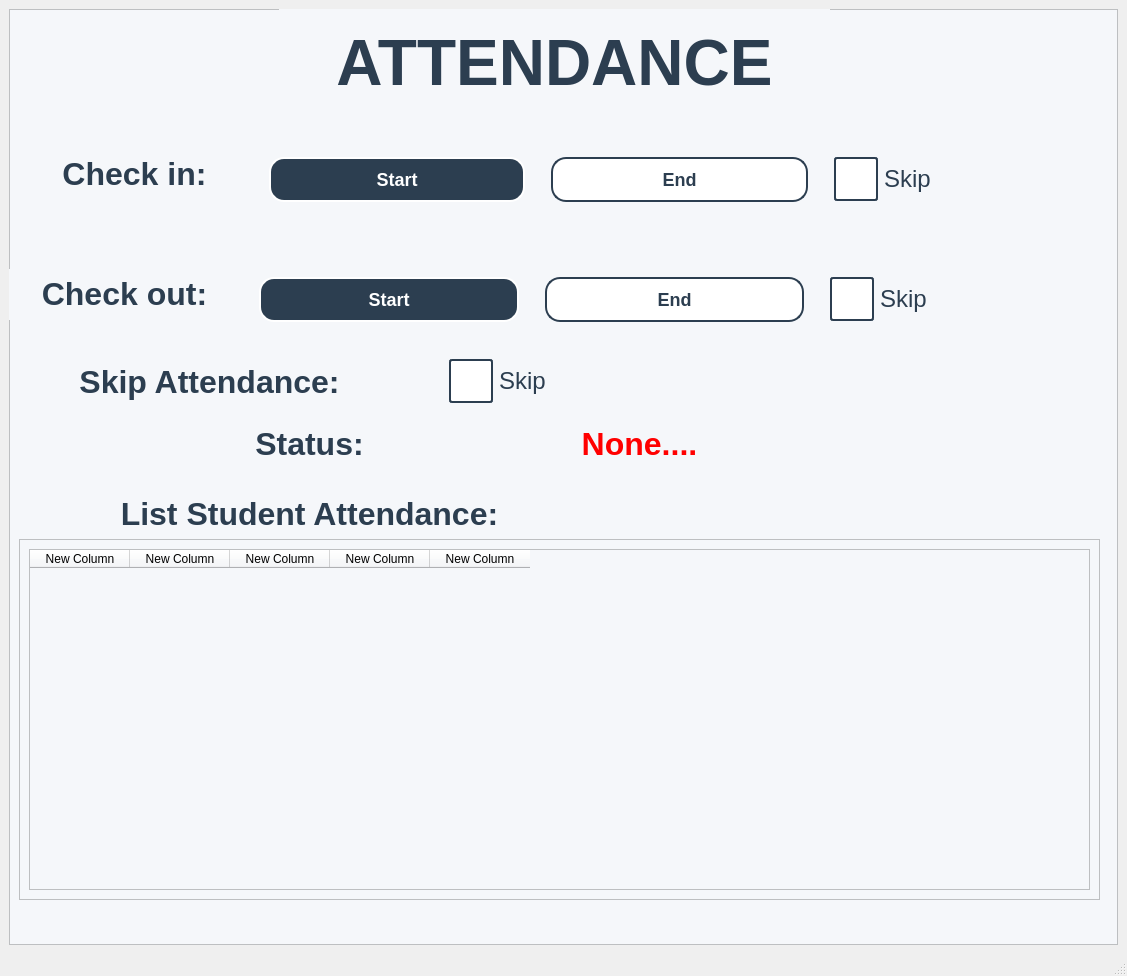
<?xml version="1.0" encoding="UTF-8"?>
<ui version="4.0">
 <class>MainWindow</class>
 <widget class="QMainWindow" name="MainWindow">
  <property name="geometry">
   <rect>
    <x>0</x>
    <y>0</y>
    <width>1127</width>
    <height>976</height>
   </rect>
  </property>
  <property name="windowTitle">
   <string>MainWindow</string>
  </property>
  <widget class="QWidget" name="centralwidget">
   <layout class="QVBoxLayout" name="verticalLayout">
    <item>
     <widget class="QFrame" name="frame">
      <property name="styleSheet">
       <string notr="true">background-color:#F5F7FA;
</string>
      </property>
      <property name="frameShape">
       <enum>QFrame::StyledPanel</enum>
      </property>
      <property name="frameShadow">
       <enum>QFrame::Raised</enum>
      </property>
      <widget class="QLabel" name="label">
       <property name="geometry">
        <rect>
         <x>270</x>
         <y>0</y>
         <width>551</width>
         <height>111</height>
        </rect>
       </property>
       <property name="styleSheet">
        <string notr="true">color: 2C3E50 ;
border: none;</string>
       </property>
       <property name="text">
        <string>&lt;html&gt;&lt;head/&gt;&lt;body&gt;&lt;p align=&quot;center&quot;&gt;&lt;span style=&quot; font-size:48pt; font-weight:600; color:#2c3e50;&quot;&gt;ATTENDANCE&lt;/span&gt;&lt;/p&gt;&lt;/body&gt;&lt;/html&gt;</string>
       </property>
      </widget>
      <widget class="QWidget" name="widget" native="true">
       <property name="geometry">
        <rect>
         <x>250</x>
         <y>110</y>
         <width>841</width>
         <height>121</height>
        </rect>
       </property>
       <property name="styleSheet">
        <string notr="true">border:none;
margin: 10px;</string>
       </property>
       <layout class="QHBoxLayout" name="horizontalLayout">
        <item>
         <widget class="QPushButton" name="btnStartCheckin">
          <property name="styleSheet">
           <string notr="true">background-color:#2C3E50;
    color: white;
    border: 1.5px solid white;
    border-radius: 15px;
    font-size: 18px;
    font-weight: bold;
    padding: 10px 20px;</string>
          </property>
          <property name="text">
           <string>Start</string>
          </property>
         </widget>
        </item>
        <item>
         <widget class="QPushButton" name="btnEndCheckin">
          <property name="styleSheet">
           <string notr="true">background-color: white;
    color: #2C3E50;
    border: 1.5px solid #2C3E50;
    border-radius: 15px;
    font-size: 18px;
    font-weight: bold;
    padding: 10px 20px;</string>
          </property>
          <property name="text">
           <string>End</string>
          </property>
         </widget>
        </item>
        <item>
         <widget class="QCheckBox" name="Skipcheckin">
          <property name="styleSheet">
           <string notr="true">QCheckBox {
    color: #2C3E50;
    font-size: 24px;
}

QCheckBox::indicator {
    width: 40px;
    height: 40px;
    border: 2px solid #2C3E50;
    border-radius: 3px;
    background-color: white;
}

QCheckBox::indicator:checked {
    background-color: #2C3E50;
}
</string>
          </property>
          <property name="text">
           <string>Skip</string>
          </property>
         </widget>
        </item>
       </layout>
      </widget>
      <widget class="QWidget" name="widget_2" native="true">
       <property name="geometry">
        <rect>
         <x>240</x>
         <y>230</y>
         <width>851</width>
         <height>121</height>
        </rect>
       </property>
       <property name="styleSheet">
        <string notr="true">border:none;
margin: 10px;</string>
       </property>
       <layout class="QHBoxLayout" name="horizontalLayout_2">
        <item>
         <widget class="QPushButton" name="btnStartCheckout">
          <property name="styleSheet">
           <string notr="true">background-color:#2C3E50;
    color: white;
    border: 1.5px solid white;
    border-radius: 15px;
    font-size: 18px;
    font-weight: bold;
    padding: 10px 20px;</string>
          </property>
          <property name="text">
           <string>Start</string>
          </property>
         </widget>
        </item>
        <item>
         <widget class="QPushButton" name="btnEndCheckout">
          <property name="styleSheet">
           <string notr="true">background-color: white;
    color: #2C3E50;
    border: 1.5px solid #2C3E50;
    border-radius: 15px;
    font-size: 18px;
    font-weight: bold;
    padding: 10px 20px;</string>
          </property>
          <property name="text">
           <string>End</string>
          </property>
         </widget>
        </item>
        <item>
         <widget class="QCheckBox" name="Skipcheckout">
          <property name="styleSheet">
           <string notr="true">QCheckBox {
    color: #2C3E50;
    font-size: 24px;
}

QCheckBox::indicator {
    width: 40px;
    height: 40px;
    border: 2px solid #2C3E50;
    border-radius: 3px;
    background-color: white;
}

QCheckBox::indicator:checked {
    background-color: #2C3E50;
}
</string>
          </property>
          <property name="text">
           <string>Skip</string>
          </property>
         </widget>
        </item>
       </layout>
      </widget>
      <widget class="QCheckBox" name="Skipall">
       <property name="geometry">
        <rect>
         <x>440</x>
         <y>350</y>
         <width>430</width>
         <height>44</height>
        </rect>
       </property>
       <property name="styleSheet">
        <string notr="true">QCheckBox {
    color: #2C3E50;
    font-size: 24px;
}

QCheckBox::indicator {
    width: 40px;
    height: 40px;
    border: 2px solid #2C3E50;
    border-radius: 3px;
    background-color: white;
}

QCheckBox::indicator:checked {
    background-color: #2C3E50;
}
</string>
       </property>
       <property name="text">
        <string>Skip</string>
       </property>
      </widget>
      <widget class="QLabel" name="label_2">
       <property name="geometry">
        <rect>
         <x>10</x>
         <y>140</y>
         <width>231</width>
         <height>51</height>
        </rect>
       </property>
       <property name="styleSheet">
        <string notr="true">color: 2C3E50 ;
border: none;</string>
       </property>
       <property name="text">
        <string>&lt;html&gt;&lt;head/&gt;&lt;body&gt;&lt;p align=&quot;center&quot;&gt;&lt;span style=&quot; font-size:24pt; font-weight:600; color:#2c3e50;&quot;&gt;Check in:&lt;/span&gt;&lt;/p&gt;&lt;/body&gt;&lt;/html&gt;</string>
       </property>
      </widget>
      <widget class="QLabel" name="label_3">
       <property name="geometry">
        <rect>
         <x>0</x>
         <y>260</y>
         <width>231</width>
         <height>51</height>
        </rect>
       </property>
       <property name="styleSheet">
        <string notr="true">color: 2C3E50 ;
border: none;</string>
       </property>
       <property name="text">
        <string>&lt;html&gt;&lt;head/&gt;&lt;body&gt;&lt;p align=&quot;center&quot;&gt;&lt;span style=&quot; font-size:24pt; font-weight:600; color:#2c3e50;&quot;&gt;Check out:&lt;/span&gt;&lt;/p&gt;&lt;/body&gt;&lt;/html&gt;</string>
       </property>
      </widget>
      <widget class="QLabel" name="label_4">
       <property name="geometry">
        <rect>
         <x>20</x>
         <y>350</y>
         <width>361</width>
         <height>48</height>
        </rect>
       </property>
       <property name="styleSheet">
        <string notr="true">color: 2C3E50 ;
border: none;</string>
       </property>
       <property name="text">
        <string>&lt;html&gt;&lt;head/&gt;&lt;body&gt;&lt;p align=&quot;center&quot;&gt;&lt;span style=&quot; font-size:24pt; font-weight:600; color:#2c3e50;&quot;&gt;Skip Attendance:&lt;/span&gt;&lt;/p&gt;&lt;/body&gt;&lt;/html&gt;</string>
       </property>
      </widget>
      <widget class="QLabel" name="label_5">
       <property name="geometry">
        <rect>
         <x>140</x>
         <y>410</y>
         <width>321</width>
         <height>51</height>
        </rect>
       </property>
       <property name="styleSheet">
        <string notr="true">color: 2C3E50 ;
border: none;</string>
       </property>
       <property name="text">
        <string>&lt;html&gt;&lt;head/&gt;&lt;body&gt;&lt;p align=&quot;center&quot;&gt;&lt;span style=&quot; font-size:24pt; font-weight:600; color:#2c3e50;&quot;&gt;Status:&lt;/span&gt;&lt;/p&gt;&lt;/body&gt;&lt;/html&gt;</string>
       </property>
      </widget>
      <widget class="QLabel" name="label_6">
       <property name="geometry">
        <rect>
         <x>10</x>
         <y>480</y>
         <width>581</width>
         <height>51</height>
        </rect>
       </property>
       <property name="styleSheet">
        <string notr="true">color: 2C3E50 ;
border: none;</string>
       </property>
       <property name="text">
        <string>&lt;html&gt;&lt;head/&gt;&lt;body&gt;&lt;p align=&quot;center&quot;&gt;&lt;span style=&quot; font-size:24pt; font-weight:600; color:#2c3e50;&quot;&gt;List Student Attendance:&lt;/span&gt;&lt;/p&gt;&lt;/body&gt;&lt;/html&gt;</string>
       </property>
      </widget>
      <widget class="QScrollArea" name="scrollArea">
       <property name="geometry">
        <rect>
         <x>10</x>
         <y>530</y>
         <width>1081</width>
         <height>361</height>
        </rect>
       </property>
       <property name="widgetResizable">
        <bool>true</bool>
       </property>
       <widget class="QWidget" name="scrollAreaWidgetContents">
        <property name="geometry">
         <rect>
          <x>0</x>
          <y>0</y>
          <width>1079</width>
          <height>359</height>
         </rect>
        </property>
        <layout class="QVBoxLayout" name="verticalLayout_2">
         <item>
          <widget class="QTableWidget" name="tableStudentAttendence">
           <column>
            <property name="text">
             <string>New Column</string>
            </property>
           </column>
           <column>
            <property name="text">
             <string>New Column</string>
            </property>
           </column>
           <column>
            <property name="text">
             <string>New Column</string>
            </property>
           </column>
           <column>
            <property name="text">
             <string>New Column</string>
            </property>
           </column>
           <column>
            <property name="text">
             <string>New Column</string>
            </property>
           </column>
          </widget>
         </item>
        </layout>
       </widget>
      </widget>
      <widget class="QLabel" name="status">
       <property name="geometry">
        <rect>
         <x>470</x>
         <y>410</y>
         <width>321</width>
         <height>51</height>
        </rect>
       </property>
       <property name="styleSheet">
        <string notr="true">color: 2C3E50 ;
border: none;</string>
       </property>
       <property name="text">
        <string>&lt;html&gt;&lt;head/&gt;&lt;body&gt;&lt;p align=&quot;center&quot;&gt;&lt;span style=&quot; font-size:24pt; font-weight:600; color:#ff0000;&quot;&gt;None....&lt;/span&gt;&lt;/p&gt;&lt;/body&gt;&lt;/html&gt;</string>
       </property>
      </widget>
     </widget>
    </item>
   </layout>
  </widget>
  <widget class="QMenuBar" name="menubar">
   <property name="geometry">
    <rect>
     <x>0</x>
     <y>0</y>
     <width>1127</width>
     <height>26</height>
    </rect>
   </property>
  </widget>
  <widget class="QStatusBar" name="statusbar"/>
 </widget>
 <resources/>
 <connections/>
</ui>
